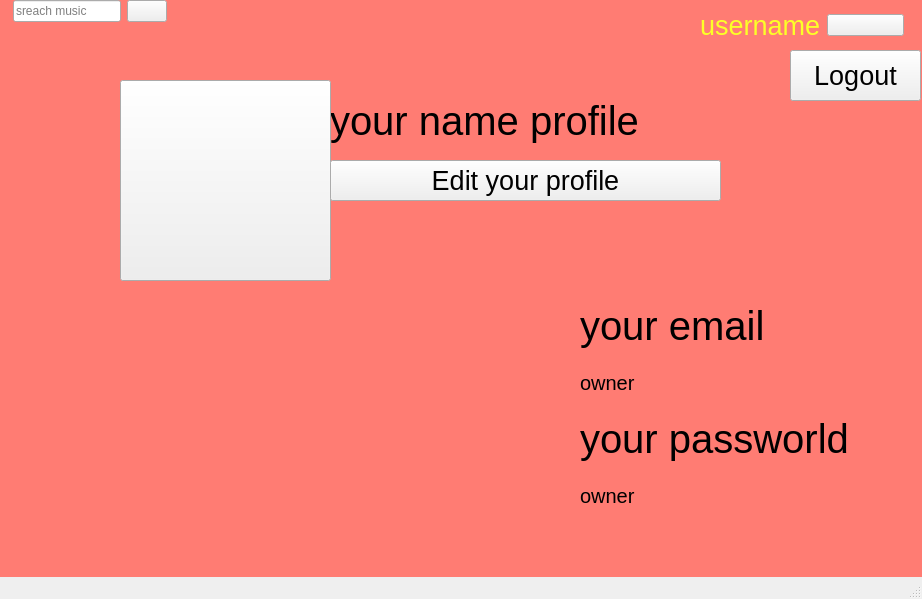
<?xml version="1.0" encoding="UTF-8"?>
<ui version="4.0">
 <class>MainWindow</class>
 <widget class="QMainWindow" name="MainWindow">
  <property name="geometry">
   <rect>
    <x>0</x>
    <y>0</y>
    <width>922</width>
    <height>599</height>
   </rect>
  </property>
  <property name="windowTitle">
   <string>MainWindow</string>
  </property>
  <widget class="QWidget" name="centralwidget">
   <widget class="QLabel" name="label">
    <property name="geometry">
     <rect>
      <x>330</x>
      <y>80</y>
      <width>391</width>
      <height>81</height>
     </rect>
    </property>
    <property name="font">
     <font>
      <pointsize>30</pointsize>
     </font>
    </property>
    <property name="text">
     <string>your name profile</string>
    </property>
   </widget>
   <widget class="QWidget" name="horizontalLayoutWidget">
    <property name="geometry">
     <rect>
      <x>0</x>
      <y>0</y>
      <width>701</width>
      <height>51</height>
     </rect>
    </property>
    <layout class="QHBoxLayout" name="horizontalLayout">
     <property name="sizeConstraint">
      <enum>QLayout::SetFixedSize</enum>
     </property>
     <item>
      <widget class="QLabel" name="label_3">
       <property name="text">
        <string/>
       </property>
       <property name="pixmap">
        <pixmap>../../../../Users/Users/DELL/Downloads/ChatGPT Image 15_40_29 25 thg 10, 2025.png</pixmap>
       </property>
       <property name="scaledContents">
        <bool>true</bool>
       </property>
      </widget>
     </item>
     <item>
      <widget class="QLineEdit" name="lineEdit">
       <property name="placeholderText">
        <string>sreach music</string>
       </property>
      </widget>
     </item>
     <item>
      <widget class="QPushButton" name="home">
       <property name="text">
        <string/>
       </property>
       <property name="icon">
        <iconset>
         <normaloff>../../../../Downloads/tải_xuống__1_-removebg-preview (1).png</normaloff>../../../../Downloads/tải_xuống__1_-removebg-preview (1).png</iconset>
       </property>
       <property name="iconSize">
        <size>
         <width>40</width>
         <height>40</height>
        </size>
       </property>
      </widget>
     </item>
     <item>
      <layout class="QVBoxLayout" name="verticalLayout"/>
     </item>
    </layout>
   </widget>
   <widget class="QWidget" name="layoutWidget">
    <property name="geometry">
     <rect>
      <x>700</x>
      <y>0</y>
      <width>204</width>
      <height>51</height>
     </rect>
    </property>
    <layout class="QHBoxLayout" name="horizontalLayout_2">
     <item>
      <widget class="QLabel" name="label_4">
       <property name="font">
        <font>
         <pointsize>20</pointsize>
        </font>
       </property>
       <property name="styleSheet">
        <string notr="true">color:rgb(252, 255, 39)</string>
       </property>
       <property name="text">
        <string>username</string>
       </property>
      </widget>
     </item>
     <item>
      <widget class="QPushButton" name="profile">
       <property name="text">
        <string/>
       </property>
       <property name="icon">
        <iconset>
         <normaloff>../../../../Downloads/tải xuống222.png</normaloff>../../../../Downloads/tải xuống222.png</iconset>
       </property>
       <property name="iconSize">
        <size>
         <width>40</width>
         <height>40</height>
        </size>
       </property>
      </widget>
     </item>
    </layout>
   </widget>
   <widget class="QLabel" name="label_8">
    <property name="geometry">
     <rect>
      <x>-110</x>
      <y>-10</y>
      <width>1101</width>
      <height>591</height>
     </rect>
    </property>
    <property name="styleSheet">
     <string notr="true">background-color:rgb(255, 124, 115)</string>
    </property>
    <property name="text">
     <string/>
    </property>
   </widget>
   <widget class="QPushButton" name="btnLogout">
    <property name="geometry">
     <rect>
      <x>790</x>
      <y>50</y>
      <width>131</width>
      <height>51</height>
     </rect>
    </property>
    <property name="font">
     <font>
      <pointsize>20</pointsize>
     </font>
    </property>
    <property name="text">
     <string>Logout</string>
    </property>
   </widget>
   <widget class="QPushButton" name="profile_2">
    <property name="geometry">
     <rect>
      <x>120</x>
      <y>80</y>
      <width>211</width>
      <height>201</height>
     </rect>
    </property>
    <property name="text">
     <string/>
    </property>
    <property name="icon">
     <iconset>
      <normaloff>../../../../Downloads/tải xuống222.png</normaloff>../../../../Downloads/tải xuống222.png</iconset>
    </property>
    <property name="iconSize">
     <size>
      <width>40</width>
      <height>40</height>
     </size>
    </property>
   </widget>
   <widget class="QPushButton" name="pushButton">
    <property name="geometry">
     <rect>
      <x>330</x>
      <y>160</y>
      <width>391</width>
      <height>41</height>
     </rect>
    </property>
    <property name="font">
     <font>
      <pointsize>20</pointsize>
     </font>
    </property>
    <property name="text">
     <string>Edit your profile</string>
    </property>
   </widget>
   <widget class="QWidget" name="verticalLayoutWidget">
    <property name="geometry">
     <rect>
      <x>580</x>
      <y>300</y>
      <width>335</width>
      <height>221</height>
     </rect>
    </property>
    <layout class="QVBoxLayout" name="verticalLayout_2">
     <item>
      <widget class="QLabel" name="label_2">
       <property name="font">
        <font>
         <pointsize>30</pointsize>
        </font>
       </property>
       <property name="text">
        <string>your email</string>
       </property>
      </widget>
     </item>
     <item>
      <widget class="QLabel" name="label_5">
       <property name="font">
        <font>
         <pointsize>15</pointsize>
        </font>
       </property>
       <property name="text">
        <string>owner</string>
       </property>
      </widget>
     </item>
     <item>
      <widget class="QLabel" name="label_6">
       <property name="font">
        <font>
         <pointsize>30</pointsize>
        </font>
       </property>
       <property name="text">
        <string>your passworld</string>
       </property>
      </widget>
     </item>
     <item>
      <widget class="QLabel" name="label_7">
       <property name="font">
        <font>
         <pointsize>15</pointsize>
        </font>
       </property>
       <property name="text">
        <string>owner</string>
       </property>
      </widget>
     </item>
    </layout>
   </widget>
   <widget class="QPlainTextEdit" name="plainTextEdit">
    <property name="geometry">
     <rect>
      <x>0</x>
      <y>280</y>
      <width>491</width>
      <height>261</height>
     </rect>
    </property>
    <property name="font">
     <font>
      <pointsize>10</pointsize>
     </font>
    </property>
    <property name="styleSheet">
     <string notr="true">background: transparent;
border: none;
color: black
;
</string>
    </property>
    <property name="plainText">
     <string/>
    </property>
    <property name="placeholderText">
     <string>write your bio</string>
    </property>
   </widget>
   <zorder>label_8</zorder>
   <zorder>label</zorder>
   <zorder>horizontalLayoutWidget</zorder>
   <zorder>layoutWidget</zorder>
   <zorder>btnLogout</zorder>
   <zorder>profile_2</zorder>
   <zorder>pushButton</zorder>
   <zorder>verticalLayoutWidget</zorder>
   <zorder>plainTextEdit</zorder>
  </widget>
  <widget class="QMenuBar" name="menubar">
   <property name="geometry">
    <rect>
     <x>0</x>
     <y>0</y>
     <width>922</width>
     <height>26</height>
    </rect>
   </property>
  </widget>
  <widget class="QStatusBar" name="statusbar"/>
 </widget>
 <resources/>
 <connections/>
</ui>
